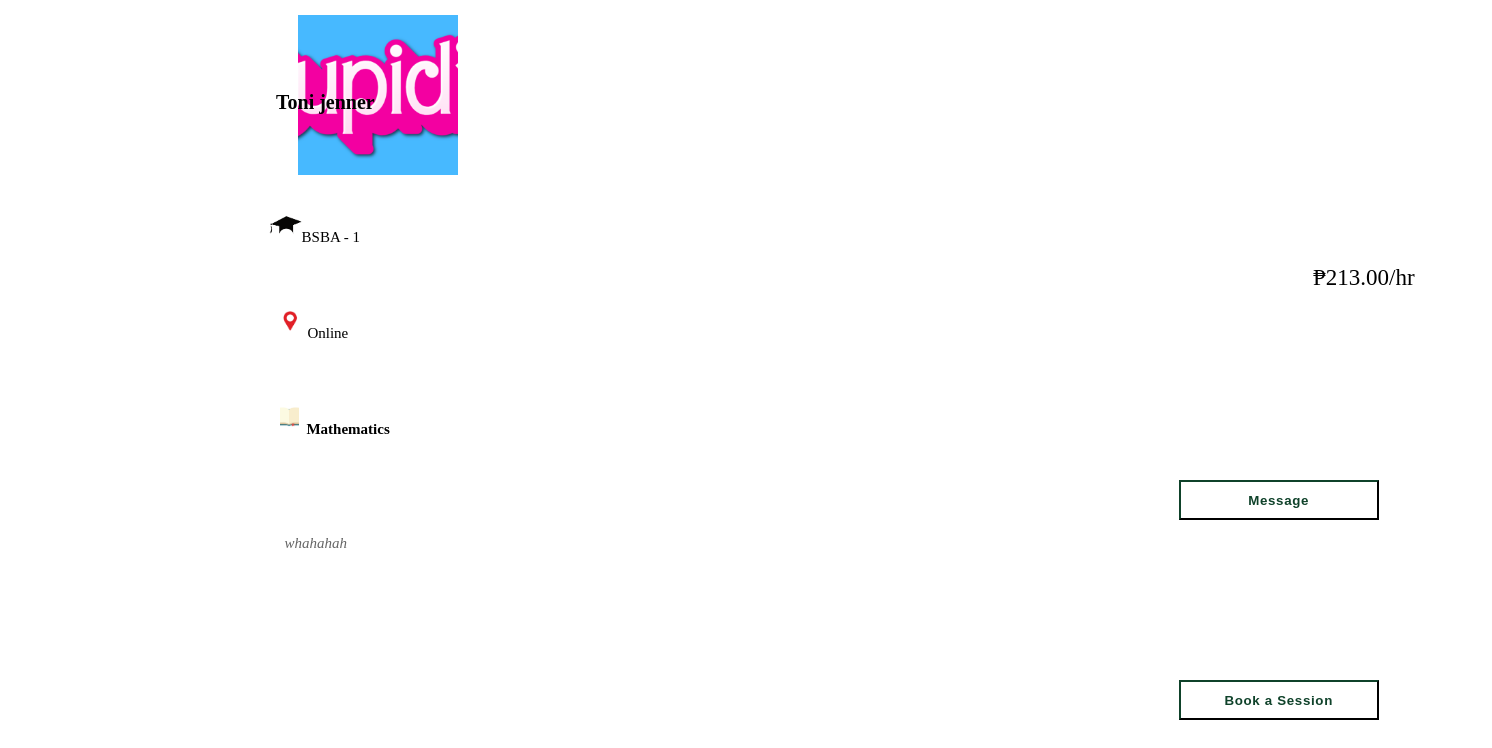
Screenshot of /php/tutorselection.php with the database file from the repository.
### tables this page shows
CREATE TABLE `tutor` (
  `tutorID` int(11) NOT NULL,
  `firstName` varchar(255) NOT NULL,
  `lastName` varchar(255) NOT NULL,
  `email` varchar(255) NOT NULL,
  `degreeProgram` varchar(255) NOT NULL,
  `year` varchar(255) NOT NULL,
  `gdriveLink` varchar(255) NOT NULL,
  `password` varchar(255) NOT NULL,
  `approvalStatus` enum('Pending','Approved','Declined') NOT NULL DEFAULT 'Pending',
  `created_at` datetime DEFAULT current_timestamp(),
  `profilePicture` varchar(255) DEFAULT NULL,
  `subjectExpertise` varchar(255) DEFAULT NULL,
  `availableDaysTime` varchar(255) DEFAULT NULL,
  `teachingMode` varchar(50) DEFAULT NULL,
  `ratePerHour` decimal(10,2) DEFAULT NULL,
  `bio` text DEFAULT NULL
);

### php/tutorselection.php (the view, shortened to what this page needs)
<?php
      $sql = "SELECT firstName, lastName, degreeProgram, year, profilePicture, subjectExpertise, availableDaysTime, teachingMode, ratePerHour, bio FROM tutor WHERE approvalStatus = 'Approved' AND subjectExpertise IS NOT NULL AND availableDaysTime IS NOT NULL AND teachingMode IS NOT NULL AND ratePerHour IS NOT NULL AND bio IS NOT NULL";
      $result = mysqli_query($conn, $sql);
      if ($result) {
        while ($row = mysqli_fetch_assoc($result)) {
          echo "<div class='col-md-12 mb-3' style = 'margin-left: 290px; width:100% !important;'>";
          echo "<div class='card shadow custom-card' style='height: 200px; margin-top: 1%;'>";
          echo "<div class='card-body'>";
          echo "<h4 class='tutorName'>" . $row['firstName'] . " " . $row['lastName'] . "</h4>";
          echo "<p class='degreeProgram'>" . "<img src = 'icons/grad.png' class = 'icongrad'/>" . $row['degreeProgram'] . " - " . $row['year'] ."</p>";
          echo "<p class='card-text'><img src='" . $row['profilePicture'] . "' alt='Profile Picture' class='profile-picture'></p>";
          echo "<p class='mode'>" . "<img src = 'icons/mode.png' class = 'iconmode'/>"  . $row['teachingMode'] . "</p>";
          echo "<p class='subj'> " . "<img src = 'icons/subj.png' class = 'iconsubj'/>"  . $row['subjectExpertise'] . "</p>";
          echo "<p class='bio'>" . substr($row['bio'], 0, 155) . (strlen($row['bio']) > 75 ? '...' : '') . "</p>";
          echo "<p class='rate'> ₱" . $row['ratePerHour'] . "/hr</p>";
           echo " <button class='btn btn-outline-success'>Book a Session</button>";
           echo " <button class='btn btn-outline-secondary'>Message</button>";
          echo "</div>";
          echo "</div>";
          echo "</div>";
        }
      } else {
        echo "Error: " . mysqli_error($conn);
      }
      ?>

### php/tutorselection.php (style rules this page uses)
.profile-picture { margin: %; max-width: 200px; max-height: 200px; width: 160px; height: 160px; object-fit: cover; }
.tutorName { position:absolute; top:8%; left:18.5%; margin-left:0px; margin-right:0px; font-size: 20px; }
.degreeProgram { position:absolute; top:25%; left:17%; margin-left:0px; margin-right:0px; font-size: 15px; width: 100%; }
.icongrad { width: 33px; height: 20px; position:relative; margin-bottom:0.5%; margin-left: 1%; }
.mode { position:absolute; top:37%; left:17.7%; margin-left:1px; margin-right:0px; font-size: 15px; width: 100%; }
.iconmode { width: 20px; height: 20px; position:relative; margin-bottom:0.5%; margin-right:0.5%; margin-left: 1%; object-fit: cover; }
.subj { position:absolute; top:49%; left:17.7%; margin-left:1px; margin-right:0px; font-size: 15px; width: 100%; font-weight: 600; }
.iconsubj { width: 19px; height: 20px; position:relative; margin-bottom:0.5%; margin-right:0.5%; margin-left: 1%; object-fit: cover; }
.bio { position: absolute; top: 65%; left: 19%; margin-left: 1px; margin-right: 0px; font-size: 15px; width: 58%; color: #666; font-style: italic; }
.btn-outline-success { color: #0F422A; background-color: #ffffff; border-color: #0F422A; font-weight: bold; letter-spacing: 0.05em; bottom:10%; left:79%; width:200px; height:40px; position: absolute; z-index: 2; }
.btn-outline-secondary { background-color: #ffffff; border-color: #0F422A; font-weight: bold; letter-spacing: 0.05em; bottom:35%; left:79%; width:200px; height:40px; position: absolute; z-index: 2; color:#0F422A; }
.rate { bottom:59%; left:88%; width:200px; height:40px; position: absolute; z-index: 2; font-size: 23px; font-weight: 300px; }

### rows the page displays
tutor: firstName "Toni", lastName "jenner", degreeProgram "BSBA", year "1", profilePicture (picture), teachingMode "Online", subjectExpertise "Mathematics", bio "whahahah", ratePerHour "213.00"
